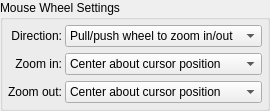
            <widget class="QGroupBox" name="groupBox_4" >
             <property name="toolTip" >
              <string>Mouse wheel settings</string>
             </property>
             <property name="title" >
              <string>Mouse Wheel Settings</string>
             </property>
             <layout class="QGridLayout" >
              <property name="margin" >
               <number>5</number>
              </property>
              <property name="spacing" >
               <number>3</number>
              </property>
              <item row="0" column="1" >
               <layout class="QVBoxLayout" >
                <property name="margin" >
                 <number>0</number>
                </property>
                <property name="spacing" >
                 <number>6</number>
                </property>
                <item>
                 <widget class="QComboBox" name="mouseWheelDirectionComboBox" >
                  <item>
                   <property name="text" >
                    <string>Pull/push wheel to zoom in/out</string>
                   </property>
                  </item>
                  <item>
                   <property name="text" >
                    <string>Push/pull wheel to zoom in/out</string>
                   </property>
                  </item>
                 </widget>
                </item>
                <item>
                 <widget class="QComboBox" name="mouseWheelZoomInPointComboBox" >
                  <item>
                   <property name="text" >
                    <string>Center about cursor position</string>
                   </property>
                  </item>
                  <item>
                   <property name="text" >
                    <string>Center about screen</string>
                   </property>
                  </item>
                 </widget>
                </item>
                <item>
                 <widget class="QComboBox" name="mouseWheelZoomOutPointComboBox" >
                  <item>
                   <property name="text" >
                    <string>Center about cursor position</string>
                   </property>
                  </item>
                  <item>
                   <property name="text" >
                    <string>Center about screen</string>
                   </property>
                  </item>
                 </widget>
                </item>
               </layout>
              </item>
              <item row="0" column="0" >
               <layout class="QVBoxLayout" >
                <property name="margin" >
                 <number>0</number>
                </property>
                <property name="spacing" >
                 <number>6</number>
                </property>
                <item>
                 <widget class="QLabel" name="label_19" >
                  <property name="text" >
                   <string>Direction:</string>
                  </property>
                  <property name="alignment" >
                   <set>Qt::AlignRight|Qt::AlignTrailing|Qt::AlignVCenter</set>
                  </property>
                 </widget>
                </item>
                <item>
                 <widget class="QLabel" name="label_17" >
                  <property name="text" >
                   <string>Zoom in:</string>
                  </property>
                  <property name="alignment" >
                   <set>Qt::AlignRight|Qt::AlignTrailing|Qt::AlignVCenter</set>
                  </property>
                 </widget>
                </item>
                <item>
                 <widget class="QLabel" name="label_18" >
                  <property name="text" >
                   <string>Zoom out:</string>
                  </property>
                  <property name="alignment" >
                   <set>Qt::AlignRight|Qt::AlignTrailing|Qt::AlignVCenter</set>
                  </property>
                 </widget>
                </item>
               </layout>
              </item>
             </layout>
            </widget>
